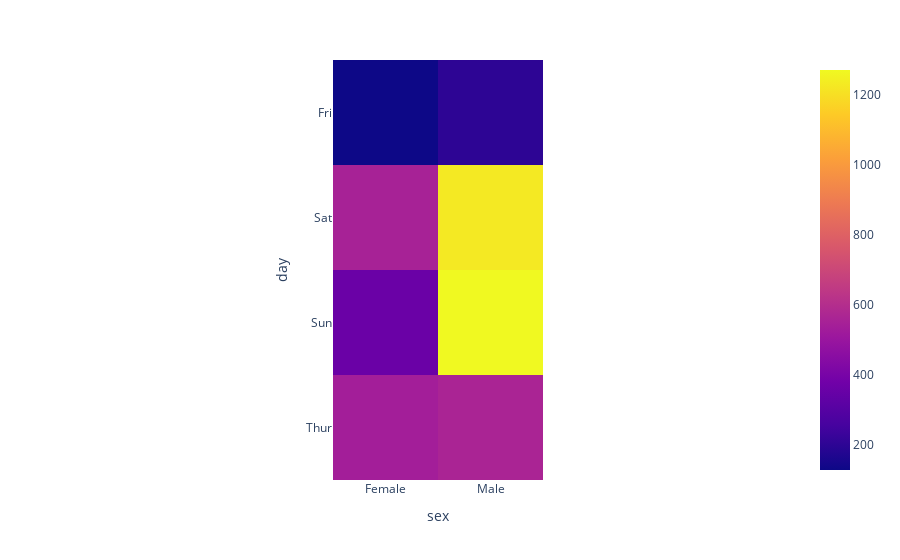

Source (notebook cell):
### Code cell
temp_df = tips.pivot_table(index='day',
                columns='sex',
                 values='total_bill',
                aggfunc='sum')

px.imshow(temp_df)

### Figure 1 — Plotly figure (JSON) as saved in the notebook; plotly's stock layout.template omitted (floating-point values rounded to 4 significant figures)
{"data": [{"coloraxis": "coloraxis", "hovertemplate": "sex: %{x}<br>day: %{y}<br>color: %{z}<extra></extra>", "name": "0", "type": "heatmap", "x": ["Female", "Male"], "xaxis": "x", "y": ["Fri", "Sat", "Sun", "Thur"], "yaxis": "y", "z": [[127.3, 198.6], [551.0, 1227.0], [357.7, 1269.0], [534.9, 561.4]]}], "layout": {"coloraxis": {"colorscale": [[0, "#0d0887"], [0.1111, "#46039f"], [0.2222, "#7201a8"], [0.3333, "#9c179e"], [0.4444, "#bd3786"], [0.5556, "#d8576b"], [0.6667, "#ed7953"], [0.7778, "#fb9f3a"], [0.8889, "#fdca26"], [1, "#f0f921"]]}, "margin": {"t": 60}, "xaxis": {"anchor": "y", "constrain": "domain", "domain": [0, 1], "scaleanchor": "y", "title": {"text": "sex"}}, "yaxis": {"anchor": "x", "autorange": "reversed", "constrain": "domain", "domain": [0, 1], "title": {"text": "day"}}}}
